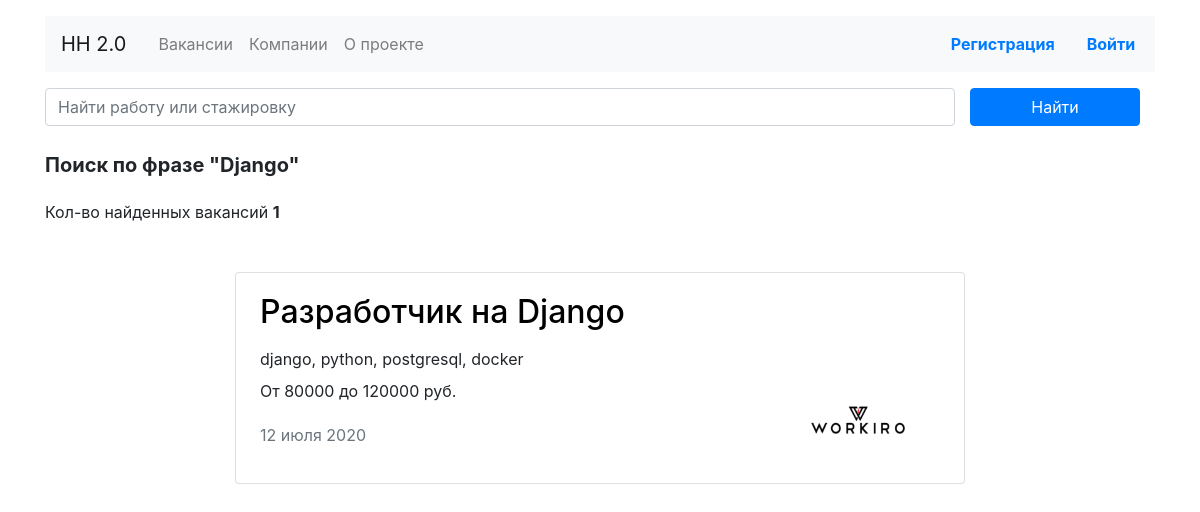
/search/?search=Django, run on the app's committed database.
### junior_hunter/models.py (models this page shows, shortened)
class Vacancy(models.Model):
    title = models.CharField(
        max_length=120,
        verbose_name='Название вакансии'
    )
    speciality = models.ForeignKey(
        Specialty,
        on_delete=models.CASCADE,
        related_name="vacancies",
        verbose_name='Специальность'
    )
    company = models.ForeignKey(
        Company,
        on_delete=models.CASCADE,
        related_name="vacancies",
        verbose_name='Компания'
    )
    skills = models.TextField(
        verbose_name='Навыки'
    )
    description = models.TextField(
        verbose_name='Описание'
    )
    salary_min = models.IntegerField(
        verbose_name='Зарплата от'
    )
    salary_max = models.IntegerField(
        verbose_name='Зарплата до'
    )
    published_at = models.DateField(
        auto_now_add=True,
        verbose_name='Дата'
    )

class Company(models.Model):
    name = models.CharField(
        max_length=80,
        verbose_name='Имя'
    )
    location = models.CharField(
        max_length=50,
        verbose_name='Город'
    )
    logo = models.ImageField(
        upload_to='MEDIA_COMPANY_IMAGE_DIR',
        verbose_name='Логотип'
    )
    description = models.TextField(
        verbose_name='Описание'
    )
    employee_count = models.IntegerField(
        verbose_name='Количество сотрудников'
    )
    owner = models.ForeignKey(
        User,
        on_delete=models.CASCADE,
        related_name="company"
    )

### junior_hunter/views.py (the view)
class SearchView(View):
    def get(self, request):
        search = request.GET.get('search', '')
        if search:
            vacancies = Vacancy.objects.filter(Q(title__icontains=search) | Q(description__icontains=search))
            context = {
                'vacancies': vacancies,
                'search': search
            }
            return render(request, 'search.html', context=context)
        else:
            messages.info(request, 'Введите запрос')
            return redirect(request.META['HTTP_REFERER'])

### templates/search.html (shortened to what this page needs)
{% extends 'base.html' %}
{% block container %}
  <main class="container mt-3">
    <form class="form-inline mb-3">
        <div class="form-group col-8 col-md-10 pl-0">
          <input class="form-control w-100" name="search" type="search" placeholder="Найти работу или стажировку" aria-label="Найти работу или стажировку">
        </div>
        <div class="form-group col-4 col-md-2 pl-0">
          <button class="btn btn-primary w-100" type="submit">Найти</button>
        </div>
    </form>
    <section>
      <p class="mx-auto mt-2 pt-2" style="font-size: 20px;"><strong>Поиск по фразе "{{ search }}"</strong></p>
      <p class="pt-1">Кол-во найденных вакансий <b>{{ vacancies.count }}</b></p>
      {% for vacancy in vacancies %}
      <div class="row mt-5">
        <div class="col-12 col-lg-8 offset-lg-2 m-auto">
          <div class="card mb-4">
            <div class="card-body px-4">
              <div class="row">
                <div class="col-12 col-md-8 col-lg-9">
                  <h2 class="h2 pb-2"><a href="{% url 'vacancy_id' vacancy.id %}" style="color: #000000">{{ vacancy.title }}</a></h2>
                  <p class="mb-2">{{ vacancy.skills }}</p>
                  <p>От {{ vacancy.salary_min }} до {{ vacancy.salary_max }} руб.</p>
                  <p class="text-muted pt-1">{{ vacancy.published_at }}</p>
                </div>
                <div class="col-12 col-md-4 col-lg-3 d-flex align-items-end">
                  <a href="#"><img src="{{ vacancy.company.logo.url }}" width="130" height="80" alt=""></a>
                </div>
              </div>
            </div>
          </div>
        </div>
      </div>
      {% endfor %}
    </section>
  </main>
{% endblock %}

### data on the page
Vacancy: title "Разработчик на Django", skills "django, python, postgresql, docker", salary_min "80000", salary_max "120000", published_at "12 июля 2020", company.logo (picture)

### other printed values
{{ search }} "Django"
{{ vacancies.count }} "1"
